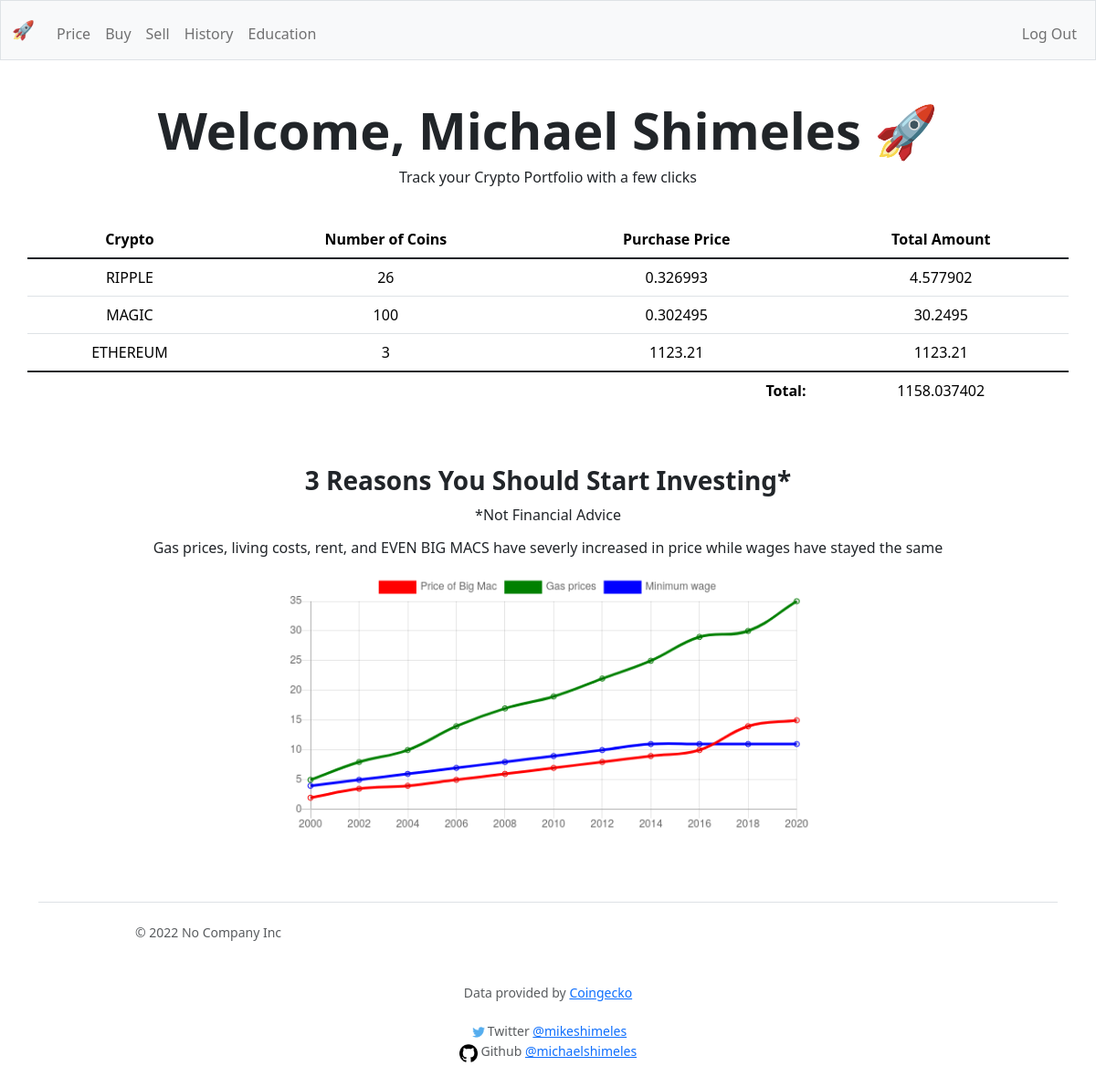
Page / (signed in) on the earlier database version.
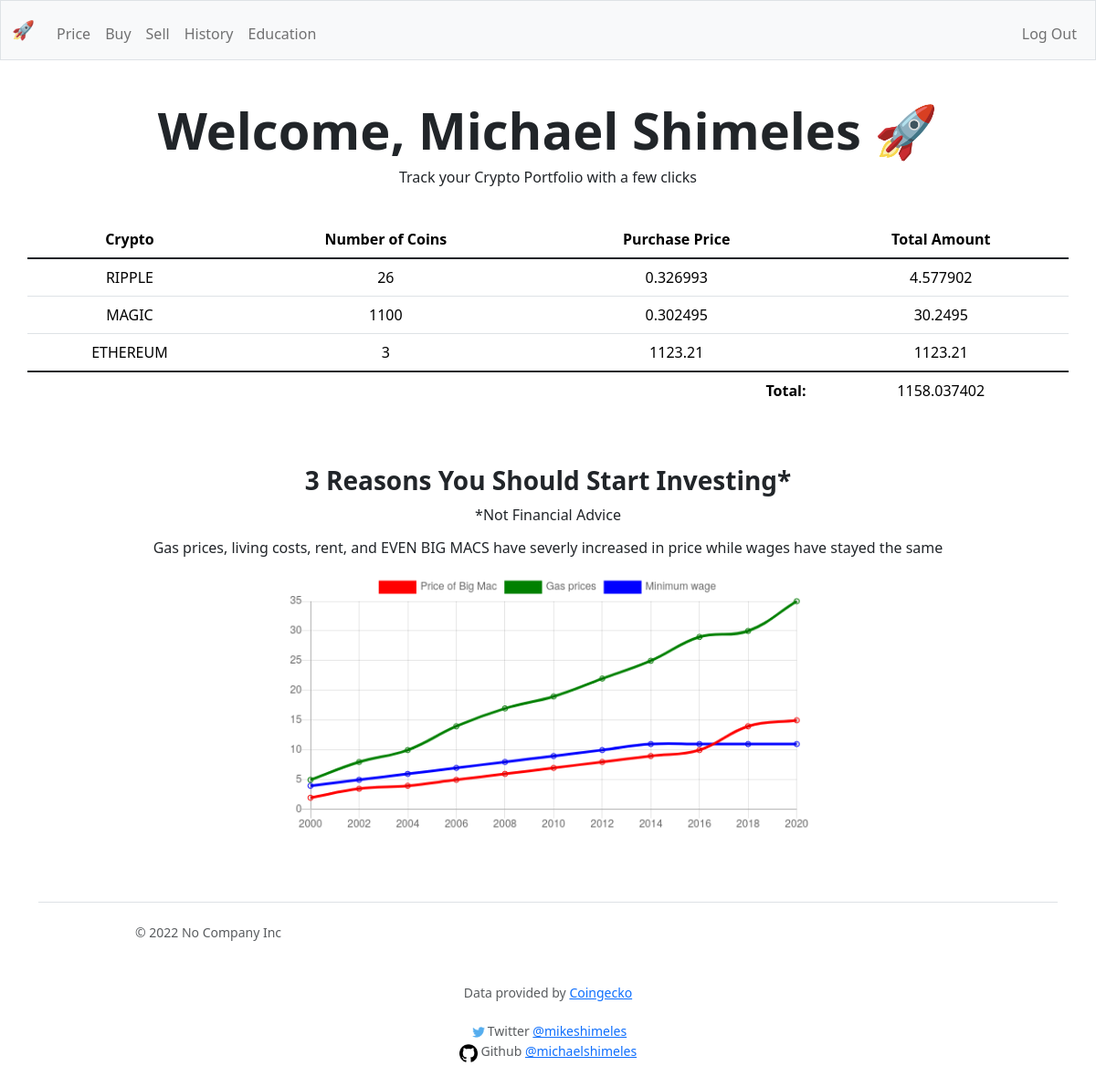
Same page on the later database version.
### tables this page shows
CREATE TABLE crypto_portfolio
(primary_id INTEGER PRIMARY KEY AUTOINCREMENT NOT NULL,
user_id INTEGER NOT NULL,
crypto TEXT NOT NULL,
num_of_coins NUMERIC NOT NULL, 
price_per_coin FLOAT NOT NULL,
total_amount FLOAT NOT NULL);

### app.py (the view)
@app.route("/")
@login_required
def index():
    crypto_portfolio = db.execute("SELECT * FROM crypto_portfolio WHERE user_id = ?", session["user_id"])
    total_value = db.execute("SELECT SUM(total_amount) FROM crypto_portfolio WHERE user_id = ?", session["user_id"])
    total_value = total_value[0]['SUM(total_amount)']
    firstname = db.execute("SELECT firstname FROM users WHERE id = ?", session["user_id"])
    lastname = db.execute("SELECT lastname FROM users WHERE id = ?", session["user_id"])
    return render_template("index.html", crypto_portfolio=crypto_portfolio, total_value=total_value, firstname=firstname[0]['firstname'], lastname=lastname[0]['lastname'])

### app.py (called while the page is built)
@app.after_request
def after_request(response):
    response.headers["Cache-Control"] = "no-cache, no-store, must-revalidate"
    response.headers["Expires"] = 0
    response.headers["Pragma"] = "no-cache"
    return response

### helpers.py (called while the page is built)
def login_required(f):
    @wraps(f)
    def decorated_function(*args, **kwargs):
        if session.get("user_id") is None:
            return redirect("/login")
        return f(*args, **kwargs)
    return decorated_function

### templates/index.html (shortened to what this page needs)
{% extends "layout.html" %}
{% block main %}
<h2 class="display-4 fw-bold lh-1 mb-3">Welcome, {{ firstname }} {{ lastname }} 🚀</h2>
<h6 class="display-10 fw lh-1 mb-3 container">Track your Crypto Portfolio with a few clicks</h4>
<br>
<table class="table container">
    <thead>
        <tr>
            <th scope="col">Crypto</th>
            <th scope="col">Number of Coins</th>
            <th scope="col">Purchase Price</th>
            <th scope="col">Total Amount</th>
        </tr>
    </thead>
    <tbody>
        {% for portfolio in crypto_portfolio %}
        <tr>
            <td style="text-transform:uppercase">{{ portfolio.crypto }}</td>
            <td>{{ portfolio.num_of_coins }}</td>
            <td>{{ portfolio.price_per_coin }}</td>
            <td>{{ portfolio.total_amount }}</td>
        </tr>
        {% endfor %}
    <tfoot>
        <tr>
            <td class="border-0 fw-bold text-end" colspan="3" >Total:</td>
            <td class="border-0">{{ total_value }}</th>
        </tr>
    </tfoot>
    </tbody>
</table>
<br>
<br>
<div class="container">
<h3 class="display-10 fw-bold lh-1 mb-3 container"> 3 Reasons You Should Start Investing*</h3>
<p class="display-10 fw lh-1 mb-3 container">*Not Financial Advice</p>
<p>Gas prices, living costs, rent, and EVEN BIG MACS have severly increased in price while wages have stayed the same</p>
</div>
<div class="container">
<canvas class="container" id="myChart" style="width:100%;max-width:600px"></canvas>
<script>
var xValues = [2000,2002,2004,2006,2008,2010,2012,2014,2016,2018,2020];
new Chart("myChart", {
  type: "line",
  data: {
    labels: xValues,
    datasets: [{
      label: 'Price of Big Mac',
      data: [2,3.50,4,5,6,7,8,9,10,14, 15],
      borderColor: "red",
      fill: false
    }, {
      label: 'Gas prices',
      data: [5,8,10,14,17,19,22,25,29,30, 35],
      borderColor: "green",
      fill: false
    }, {
      label: 'Minimum wage',
      data: [4,5,6,7,8,9,10,11,11,11,11],
      borderColor: "blue",
      fill: false
    }]
  },
  options: {
    legend: {display: true}
  }
});
</script>
</div>
{% endblock %}

Differences in the rows shown:
changed crypto_portfolio "MAGIC": num_of_coins "100" → "1100"
